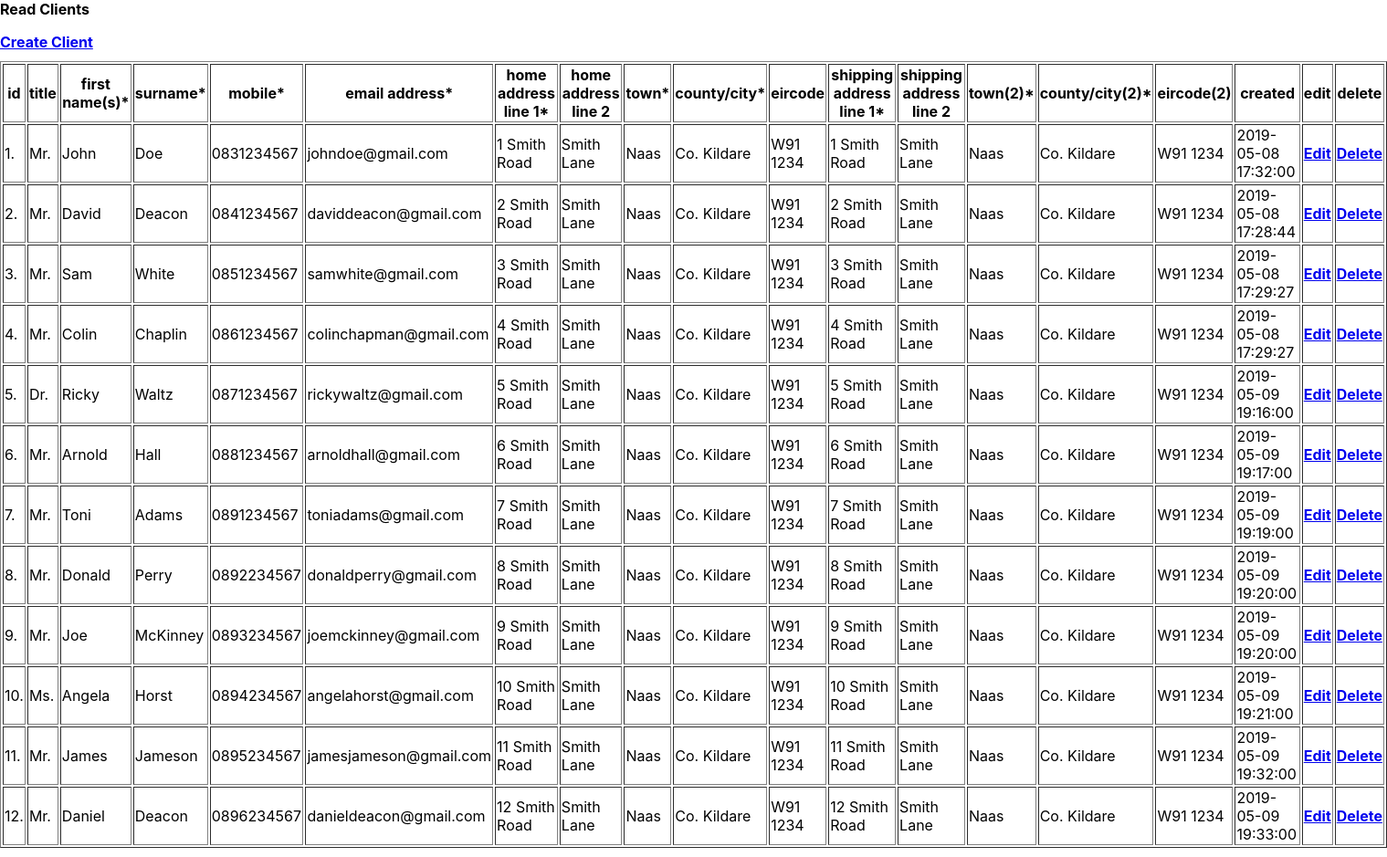
The app's page /read.php with its own data.
### tables this page shows
CREATE TABLE `users` (
  `id` int(11) NOT NULL,
  `title` varchar(255) NOT NULL,
  `first name(s)*` varchar(255) NOT NULL,
  `surname*` varchar(255) NOT NULL,
  `mobile*` varchar(255) NOT NULL,
  `email address*` varchar(255) NOT NULL,
  `home address line 1*` varchar(255) NOT NULL,
  `home address line 2` varchar(255) NOT NULL,
  `town*` varchar(255) NOT NULL,
  `county/city*` varchar(255) NOT NULL,
  `eircode` varchar(255) NOT NULL,
  `shipping address line 1*` varchar(255) NOT NULL,
  `shipping address line 2` varchar(255) NOT NULL,
  `town(2)*` varchar(255) NOT NULL,
  `county/city(2)*` varchar(255) NOT NULL,
  `eircode(2)` varchar(255) NOT NULL,
  `created` datetime NOT NULL DEFAULT current_timestamp()
);

### read.php (the view, shortened to what this page needs)
<?php
 $db = mysqli_connect('127.0.0.1','root','','test', '3306')
 or die('Error connecting to MySQL server.');
?>
<html>
 <head>
   <h3>Read Clients</h3>
   <h1>
     <a href="create.php" class="create-client">Create Client</a>
     <link rel="stylesheet" href="style.css">
   <h1>
 </head>
 <body>
<?php
$query = "SELECT * FROM users";
mysqli_query($db, $query) or die('Error querying database.');
$result = mysqli_query($db, $query);
echo "<table border='1'>
<tr>
<th>id</th>
<th>title</th>
<th>first name(s)*</th>
<th>surname*</th>
<th>mobile*</th>
<th>email address*</th>
<th>home address line 1*</th>
<th>home address line 2</th>
<th>town*</th>
<th>county/city*</th>
<th>eircode</th>
<th>shipping address line 1*</th>
<th>shipping address line 2</th>
<th>town(2)*</th>
<th>county/city(2)*</th>
<th>eircode(2)</th>
<th>created</th>
<th>edit</th>
<th>delete</th>
</tr>";
while($row = mysqli_fetch_array($result))
{
echo "<tr>";
echo "<td>" . $row['id'] . ".</td>";
echo "<td>" . $row['title'] . ".</td>";
echo "<td>" . $row['first name(s)*'] . "</td>";
echo "<td>" . $row['surname*'] . "</td>";
echo "<td>" . $row['mobile*'] . "</td>";
echo "<td>" . $row['email address*'] . "</td>";
echo "<td>" . $row['home address line 1*'] . "</td>";
echo "<td>" . $row['home address line 2'] . "</td>";
echo "<td>" . $row['town*'] . "</td>";
echo "<td>" . $row['county/city*'] . "</td>";
echo "<td>" . $row['eircode'] . "</td>";
echo "<td>" . $row['shipping address line 1*'] . "</td>";
echo "<td>" . $row['shipping address line 2'] . "</td>";
echo "<td>" . $row['town(2)*'] . "</td>";
echo "<td>" . $row['county/city(2)*'] . "</td>";
echo "<td>" . $row['eircode(2)'] . "</td>";
echo "<td>" . $row['created'] . "</td>";
echo '<td><b><font color="#663300"><a href="update.php?id=' . $row['id'] . '">Edit</a></font></b></td>';
echo '<td><b><font color="#663300"><a href="delete.php?id=' . $row['id'] . '">Delete</a></font></b></td>';
echo "</tr>";
}
echo "</table>";
?>
</body>
</html>

### style.css (style rules this page uses)
* { box-sizing: border-box; font-family: -apple-system, BlinkMacSystemFont, "segoe ui", roboto, oxygen, ubuntu, cantarell, "fira sans", "droid sans", "helvetica neue", Arial, sans-serif; font-size: 16px; -webkit-font-smoothing: antialiased; -moz-osx-font-smoothing: grayscale; }
body { background-color: #FFFFFF; margin: 0; }

### records on screen
users: id "1", title "Mr", value "John", value "Doe", value "0831234567", value "johndoe@gmail.com", value "1 Smith Road", home address line 2 "Smith Lane", value "Naas", value "Co. Kildare", eircode "W91 1234", shipping address line 2 "Smith Lane", value "W91 1234", created "2019-05-08 17:32:00"
users: id "2", title "Mr", value "David", value "Deacon", value "0841234567", value "daviddeacon@gmail.com", value "2 Smith Road", home address line 2 "Smith Lane", value "Naas", value "Co. Kildare", eircode "W91 1234", shipping address line 2 "Smith Lane", value "W91 1234", created "2019-05-08 17:28:44"
users: id "3", title "Mr", value "Sam", value "White", value "0851234567", value "samwhite@gmail.com", value "3 Smith Road", home address line 2 "Smith Lane", value "Naas", value "Co. Kildare", eircode "W91 1234", shipping address line 2 "Smith Lane", value "W91 1234", created "2019-05-08 17:29:27"
users: id "4", title "Mr", value "Colin", value "Chaplin", value "0861234567", value "colinchapman@gmail.com", value "4 Smith Road", home address line 2 "Smith Lane", value "Naas", value "Co. Kildare", eircode "W91 1234", shipping address line 2 "Smith Lane", value "W91 1234", created "2019-05-08 17:29:27"
users: id "5", title "Dr", value "Ricky", value "Waltz", value "0871234567", value "rickywaltz@gmail.com", value "5 Smith Road", home address line 2 "Smith Lane", value "Naas", value "Co. Kildare", eircode "W91 1234", shipping address line 2 "Smith Lane", value "W91 1234", created "2019-05-09 19:16:00"
users: id "6", title "Mr", value "Arnold", value "Hall", value "0881234567", value "arnoldhall@gmail.com", value "6 Smith Road", home address line 2 "Smith Lane", value "Naas", value "Co. Kildare", eircode "W91 1234", shipping address line 2 "Smith Lane", value "W91 1234", created "2019-05-09 19:17:00"
users: id "7", title "Mr", value "Toni", value "Adams", value "0891234567", value "toniadams@gmail.com", value "7 Smith Road", home address line 2 "Smith Lane", value "Naas", value "Co. Kildare", eircode "W91 1234", shipping address line 2 "Smith Lane", value "W91 1234", created "2019-05-09 19:19:00"
users: id "8", title "Mr", value "Donald", value "Perry", value "0892234567", value "donaldperry@gmail.com", value "8 Smith Road", home address line 2 "Smith Lane", value "Naas", value "Co. Kildare", eircode "W91 1234", shipping address line 2 "Smith Lane", value "W91 1234", created "2019-05-09 19:20:00"
users: id "9", title "Mr", value "Joe", value "McKinney", value "0893234567", value "joemckinney@gmail.com", value "9 Smith Road", home address line 2 "Smith Lane", value "Naas", value "Co. Kildare", eircode "W91 1234", shipping address line 2 "Smith Lane", value "W91 1234", created "2019-05-09 19:20:00"
users: id "10", title "Ms", value "Angela", value "Horst", value "0894234567", value "angelahorst@gmail.com", value "10 Smith Road", home address line 2 "Smith Lane", value "Naas", value "Co. Kildare", eircode "W91 1234", shipping address line 2 "Smith Lane", value "W91 1234", created "2019-05-09 19:21:00"
users: id "11", title "Mr", value "James", value "Jameson", value "0895234567", value "jamesjameson@gmail.com", value "11 Smith Road", home address line 2 "Smith Lane", value "Naas", value "Co. Kildare", eircode "W91 1234", shipping address line 2 "Smith Lane", value "W91 1234", created "2019-05-09 19:32:00"
users: id "12", title "Mr", value "Daniel", value "Deacon", value "0896234567", value "danieldeacon@gmail.com", value "12 Smith Road", home address line 2 "Smith Lane", value "Naas", value "Co. Kildare", eircode "W91 1234", shipping address line 2 "Smith Lane", value "W91 1234", created "2019-05-09 19:33:00"
